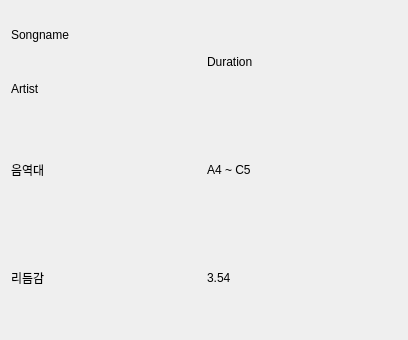
<?xml version="1.0" encoding="UTF-8"?>
<ui version="4.0">
 <class>Form</class>
 <widget class="QWidget" name="Form">
  <property name="geometry">
   <rect>
    <x>0</x>
    <y>0</y>
    <width>408</width>
    <height>340</height>
   </rect>
  </property>
  <property name="windowTitle">
   <string>Form</string>
  </property>
  <layout class="QGridLayout" name="gridLayout_2">
   <item row="0" column="0">
    <layout class="QGridLayout" name="gridLayout">
     <item row="2" column="1">
      <widget class="QLabel" name="label_6">
       <property name="text">
        <string>3.54</string>
       </property>
      </widget>
     </item>
     <item row="0" column="1">
      <widget class="QLabel" name="label_2">
       <property name="text">
        <string>Duration</string>
       </property>
      </widget>
     </item>
     <item row="1" column="0">
      <widget class="QLabel" name="label_3">
       <property name="text">
        <string>음역대</string>
       </property>
      </widget>
     </item>
     <item row="2" column="0">
      <widget class="QLabel" name="label_5">
       <property name="text">
        <string>리듬감</string>
       </property>
      </widget>
     </item>
     <item row="0" column="0">
      <layout class="QVBoxLayout" name="verticalLayout">
       <item>
        <widget class="QLabel" name="label">
         <property name="text">
          <string>Songname</string>
         </property>
        </widget>
       </item>
       <item>
        <widget class="QLabel" name="label_4">
         <property name="text">
          <string>Artist</string>
         </property>
        </widget>
       </item>
      </layout>
     </item>
     <item row="1" column="1">
      <widget class="QLabel" name="label_7">
       <property name="text">
        <string>A4 ~ C5</string>
       </property>
      </widget>
     </item>
    </layout>
   </item>
  </layout>
 </widget>
 <resources/>
 <connections/>
</ui>
